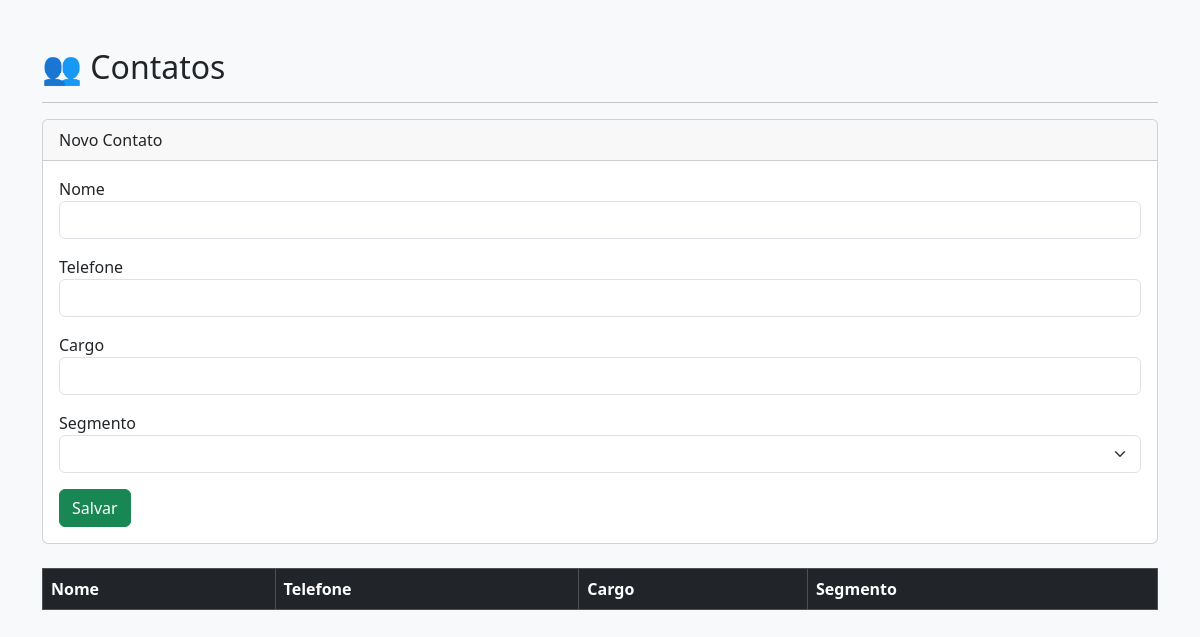
The app's page /contatos, older data.
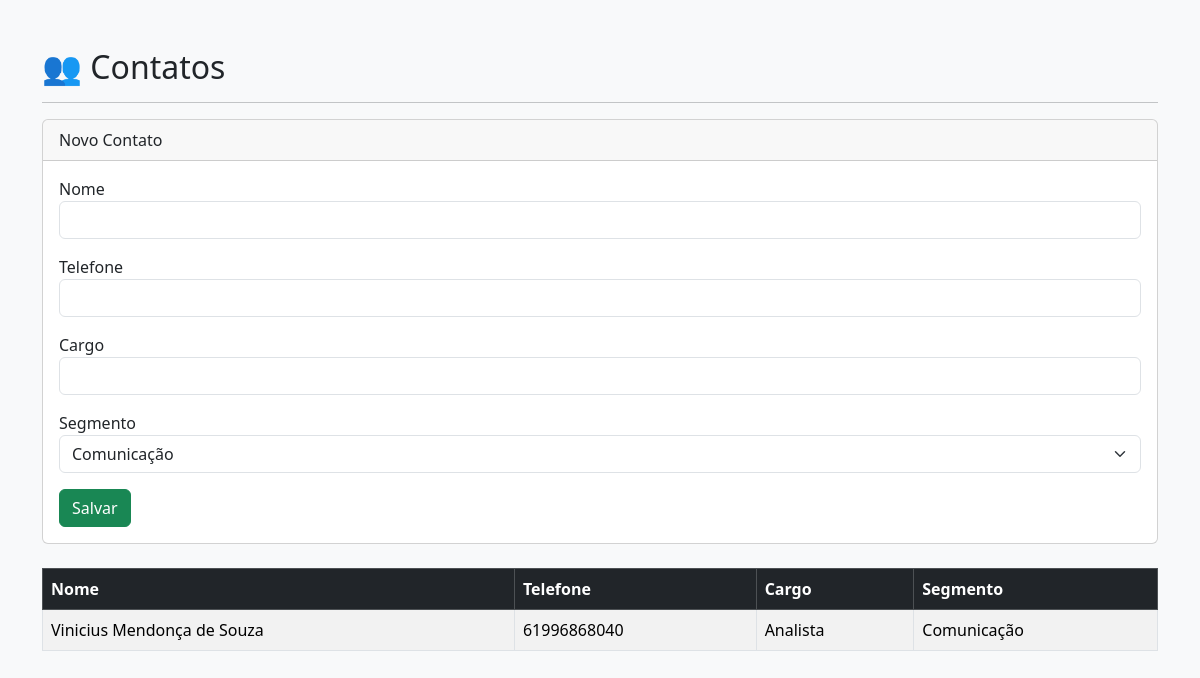
The same page, newer data.
### models/contato.py (models this page shows)
class Contato(db.Model):
    __tablename__ = "contatos"
    id = db.Column(db.Integer, primary_key=True)
    nome = db.Column(db.String(150), nullable=False)
    telefone = db.Column(db.String(20), nullable=False)
    cargo = db.Column(db.String(100))
    segmento_id = db.Column(
        db.Integer,
        db.ForeignKey("segmentos.id"),
        nullable=True
    )

### models/segmento.py (models this page shows)
class Segmento(db.Model):
    __tablename__ = "segmentos"
    id = db.Column(db.Integer, primary_key=True)
    nome = db.Column(db.String(100), nullable=False)
    contatos = db.relationship(
        "Contato",
        backref="segmento",
        lazy=True
    )

### app.py (the view, shortened to what this page needs)
@app.route("/contatos", methods=["GET", "POST"])
def contatos():
    lista_contatos = Contato.query.all()
    lista_segmentos = Segmento.query.all()
    return render_template(
        "contatos.html",
        contatos=lista_contatos,
        segmentos=lista_segmentos
    )

### templates/contatos.html (shortened to what this page needs)
<!DOCTYPE html>
<html lang="pt-br">
<head>
<link href="https://cdn.jsdelivr.net/npm/bootstrap@5.3.3/dist/css/bootstrap.min.css" rel="stylesheet">
</head>
<body class="bg-light">
<div class="container mt-5">
<h2>👥 Contatos</h2>
<hr>
<div class="card mb-4">
<div class="card-header">
Novo Contato
</div>
<div class="card-body">
<form method="POST">
<div class="mb-3">
<label>Nome</label>
<input
class="form-control"
name="nome"
required>
</div>
<div class="mb-3">
<label>Telefone</label>
<input
class="form-control"
name="telefone"
required>
</div>
<div class="mb-3">
<label>Cargo</label>
<input
class="form-control"
name="cargo">
</div>
<div class="mb-3">
<label>Segmento</label>
<select
class="form-select"
name="segmento">
{% for segmento in segmentos %}
<option value="{{ segmento.id }}">
{{ segmento.nome }}
</option>
{% endfor %}
</select>
</div>
<button class="btn btn-success">
Salvar
</button>
</form>
</div>
</div>
<table class="table table-bordered table-striped">
<thead class="table-dark">
<tr>
<th>Nome</th>
<th>Telefone</th>
<th>Cargo</th>
<th>Segmento</th>
</tr>
</thead>
<tbody>
{% for contato in contatos %}
<tr>
<td>{{ contato.nome }}</td>
<td>{{ contato.telefone }}</td>
<td>{{ contato.cargo }}</td>
<td>{{ contato.segmento.nome }}</td>
</tr>
{% endfor %}
</tbody>
</table>
</div>
</body>
</html>

Row changes from the older to the newer data that the page shows:
added Contato: nome "Vinicius Mendonça de Souza", telefone "61996868040", cargo "Analista", segmento.nome "Comunicação"
Text that changed along with them:
form field segmento: (not shown) → "Comunicação"
